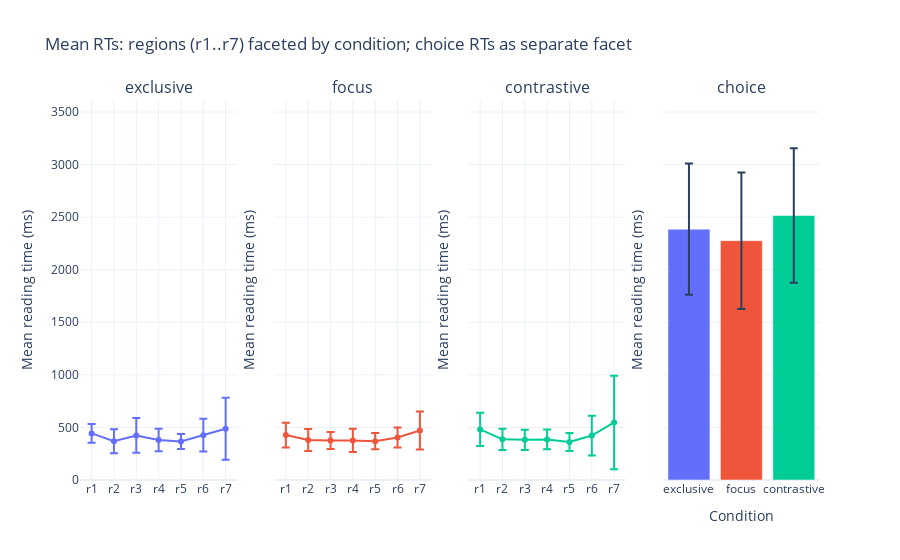

The notebook cell saved with this chart:
### Code cell
from plotly.subplots import make_subplots
import plotly.graph_objects as go
import plotly.express as px

# Determine three_conditions (prefer canonical)
preferred = ['exclusive', 'focus', 'contrastive']
present_conditions = agg_plot['condition'].dropna().astype(str).unique().tolist()
three_conditions = [c for c in preferred if c in present_conditions]
if len(three_conditions) < 3:
    three_conditions = present_conditions[:3]

# Regions (exclude 'choice' from region facets)
full_region_order = [f"r{i}" for i in range(1, 8)]
region_order = full_region_order[:]  # r1..r7 only

# Data frames
region_df = agg_plot[agg_plot['region'].isin(region_order) & agg_plot['condition'].isin(three_conditions)].copy()
region_df['region'] = pd.Categorical(region_df['region'], categories=region_order, ordered=True)

choice_df = agg_plot[agg_plot['region'].astype(str) == 'choice']
choice_df = choice_df[choice_df['condition'].isin(three_conditions)].copy()

# Build color map for conditions so region traces and choice bars share colors
palette = px.colors.qualitative.Plotly  # stable qualitative palette
color_map = {cond: palette[i % len(palette)] for i, cond in enumerate(three_conditions)}

# --- Calculate global min/max for y axis from all region_df and choice_df mean_reading_time + std_reading_time values ---
all_y = pd.concat([
    region_df['mean_reading_time'] + region_df['std_reading_time'].fillna(0),
    choice_df['mean_reading_time'] + choice_df['std_reading_time'].fillna(0)
]).dropna()
ymin = float(pd.concat([
    region_df['mean_reading_time'] - region_df['std_reading_time'].fillna(0),
    choice_df['mean_reading_time'] - choice_df['std_reading_time'].fillna(0)
]).min()) if not all_y.isnull().all() else 0
ymax = float(all_y.max()) if not all_y.isnull().all() else 1
ypad = (ymax - ymin) * 0.15 if (ymax - ymin) > 0 else 10  # Increase padding for error bars
ymin = max(0, ymin - ypad)
ymax = ymax + ypad

# Build subplots: one column per condition + one final column for 'choice'
n_cols = len(three_conditions) + 1
subplot_titles = [f"{c}" for c in three_conditions] + ['choice']
fig = make_subplots(rows=1, cols=n_cols, shared_yaxes=True, subplot_titles=subplot_titles)

# Add region lines to each condition column (first len(three_conditions) columns)
for ci, cond in enumerate(three_conditions, start=1):
    d = region_df[region_df['condition'] == cond].sort_values('region')
    if d.empty:
        continue
    cond_color = color_map.get(cond)
    fig.add_trace(
        go.Scatter(
            x=d['region'].astype(str),
            y=d['mean_reading_time'],
            mode='lines+markers',
            name=cond,
            error_y=dict(type='data', array=d['std_reading_time'].values if 'std_reading_time' in d else None),
            marker=dict(size=6, color=cond_color),
            line=dict(width=2, color=cond_color)
        ),
        row=1, col=ci
    )
    # tidy axes
    fig.update_xaxes(categoryorder='array', categoryarray=region_order, row=1, col=ci)
    fig.update_yaxes(title_text='Mean reading time (ms)', row=1, col=ci, range=[ymin, ymax])

# Add 'choice' bars in the final column (one bar per condition) using same colors
choice_col = n_cols
if not choice_df.empty:
    # ensure order of conditions
    choice_df['condition'] = pd.Categorical(choice_df['condition'].astype(str), categories=three_conditions, ordered=True)
    for cond in three_conditions:
        d = choice_df[choice_df['condition'] == cond]
        if d.empty:
            continue
        cond_color = color_map.get(cond)
        fig.add_trace(
            go.Bar(
                x=[cond],
                y=[d['mean_reading_time'].iloc[0]],
                name=cond,
                marker_color=cond_color,
                error_y=dict(type='data', array=[d['std_reading_time'].iloc[0]] if 'std_reading_time' in d else None),
            ),
            row=1, col=choice_col
        )
    fig.update_xaxes(title_text='Condition', row=1, col=choice_col)
    fig.update_yaxes(title_text='Mean reading time (ms)', row=1, col=choice_col, range=[ymin, ymax])

# Layout
fig.update_layout(
    template='plotly_white',
    showlegend=False,
    title='Mean RTs: regions (r1..r7) faceted by condition; choice RTs as separate facet',
    # height=450,
    # width=max(1000, 300 * n_cols)
)

fig.show()

### Figure 1 — Plotly figure (JSON) as saved in the notebook; plotly's stock layout.template omitted (floating-point values rounded to 4 significant figures)
{"data": [{"error_y": {"array": [88.99, 114.8, 164.8, 106.8, 71.37, 156.2, 294.7], "type": "data"}, "line": {"color": "#636EFA", "width": 2}, "marker": {"color": "#636EFA", "size": 6}, "mode": "lines+markers", "name": "exclusive", "type": "scatter", "x": ["r1", "r2", "r3", "r4", "r5", "r6", "r7"], "xaxis": "x", "y": [443.4, 368.3, 423.8, 381.0, 366.0, 426.2, 487.0], "yaxis": "y"}, {"error_y": {"array": [118.3, 104.3, 81.2, 110.5, 77.23, 95.33, 180.7], "type": "data"}, "line": {"color": "#EF553B", "width": 2}, "marker": {"color": "#EF553B", "size": 6}, "mode": "lines+markers", "name": "focus", "type": "scatter", "x": ["r1", "r2", "r3", "r4", "r5", "r6", "r7"], "xaxis": "x2", "y": [427.4, 380.9, 375.4, 376.5, 369.5, 404.4, 470.5], "yaxis": "y2"}, {"error_y": {"array": [157.8, 101.0, 96.38, 93.36, 85.95, 189.5, 444.0], "type": "data"}, "line": {"color": "#00CC96", "width": 2}, "marker": {"color": "#00CC96", "size": 6}, "mode": "lines+markers", "name": "contrastive", "type": "scatter", "x": ["r1", "r2", "r3", "r4", "r5", "r6", "r7"], "xaxis": "x3", "y": [481.0, 386.4, 381.9, 386.2, 361.1, 422.6, 547.3], "yaxis": "y3"}, {"error_y": {"array": [623.4], "type": "data"}, "marker": {"color": "#636EFA"}, "name": "exclusive", "type": "bar", "x": ["exclusive"], "xaxis": "x4", "y": [2386.0], "yaxis": "y4"}, {"error_y": {"array": [649.1], "type": "data"}, "marker": {"color": "#EF553B"}, "name": "focus", "type": "bar", "x": ["focus"], "xaxis": "x4", "y": [2276.0], "yaxis": "y4"}, {"error_y": {"array": [640.3], "type": "data"}, "marker": {"color": "#00CC96"}, "name": "contrastive", "type": "bar", "x": ["contrastive"], "xaxis": "x4", "y": [2516.0], "yaxis": "y4"}], "layout": {"annotations": [{"font": {"size": 16}, "showarrow": false, "text": "exclusive", "x": 0.1062, "xanchor": "center", "xref": "paper", "y": 1, "yanchor": "bottom", "yref": "paper"}, {"font": {"size": 16}, "showarrow": false, "text": "focus", "x": 0.3688, "xanchor": "center", "xref": "paper", "y": 1, "yanchor": "bottom", "yref": "paper"}, {"font": {"size": 16}, "showarrow": false, "text": "contrastive", "x": 0.6313, "xanchor": "center", "xref": "paper", "y": 1, "yanchor": "bottom", "yref": "paper"}, {"font": {"size": 16}, "showarrow": false, "text": "choice", "x": 0.8938, "xanchor": "center", "xref": "paper", "y": 1, "yanchor": "bottom", "yref": "paper"}], "showlegend": false, "title": {"text": "Mean RTs: regions (r1..r7) faceted by condition; choice RTs as separate facet"}, "xaxis": {"anchor": "y", "categoryarray": ["r1", "r2", "r3", "r4", "r5", "r6", "r7"], "categoryorder": "array", "domain": [0, 0.2125]}, "xaxis2": {"anchor": "y2", "categoryarray": ["r1", "r2", "r3", "r4", "r5", "r6", "r7"], "categoryorder": "array", "domain": [0.2625, 0.475]}, "xaxis3": {"anchor": "y3", "categoryarray": ["r1", "r2", "r3", "r4", "r5", "r6", "r7"], "categoryorder": "array", "domain": [0.525, 0.7375]}, "xaxis4": {"anchor": "y4", "domain": [0.7875, 1], "title": {"text": "Condition"}}, "yaxis": {"anchor": "x", "domain": [0, 1], "range": [0, 3614.0], "title": {"text": "Mean reading time (ms)"}}, "yaxis2": {"anchor": "x2", "domain": [0, 1], "matches": "y", "range": [0, 3614.0], "showticklabels": false, "title": {"text": "Mean reading time (ms)"}}, "yaxis3": {"anchor": "x3", "domain": [0, 1], "matches": "y", "range": [0, 3614.0], "showticklabels": false, "title": {"text": "Mean reading time (ms)"}}, "yaxis4": {"anchor": "x4", "domain": [0, 1], "matches": "y", "range": [0, 3614.0], "showticklabels": false, "title": {"text": "Mean reading time (ms)"}}}}
